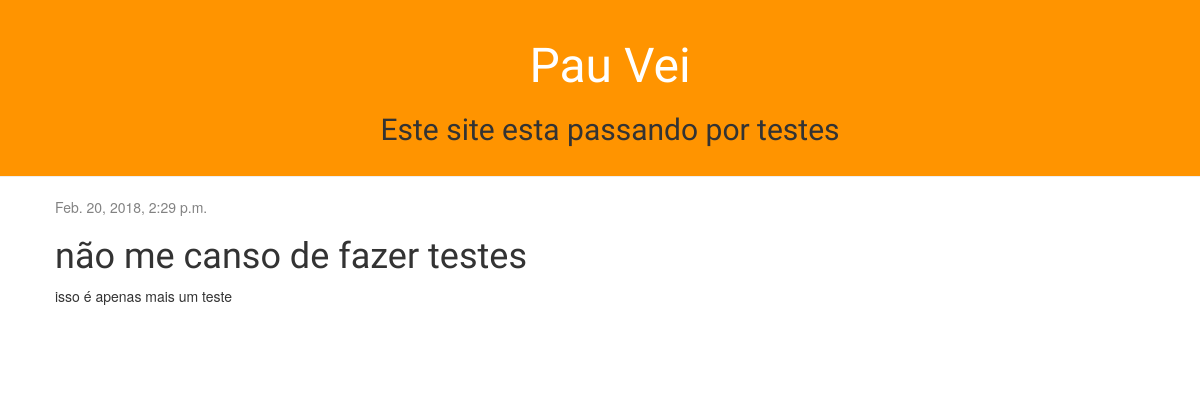
The page /post/6/ on the database as committed earlier.
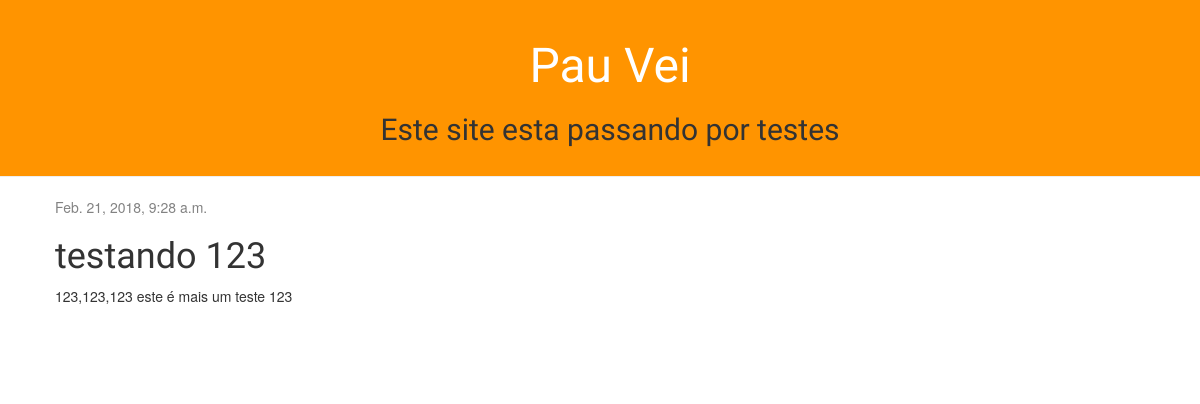
The same page on the database as committed later.
### blog/models.py (models this page shows, shortened)
class Post(models.Model):
	author = models.ForeignKey('auth.User')
	title = models.CharField(max_length=200)
	text = models.TextField()
	created_date = models.DateTimeField(default=timezone.now)
	published_date = models.DateTimeField(blank=True, null=True)

### blog/views.py (the view)
# urls.py: url(r'^post/(?P<pk>[0-9]+)/$', views.post_detail, name='post_detail'),
def post_detail(request, pk):
	post = get_object_or_404(Post, pk=pk)
	return render(request, 'blog/post_detail.html', {'post': post})

### blog/templates/blog/post_detail.html (shortened to what this page needs)
{% extends 'blog/base.html' %}
{% block content %}
    <div class="post">
        {% if post.published_date %}
            <div class="date">
                {{ post.published_date }}
            </div>
        {% endif %}
        <h1>{{ post.title }}</h1>
        <p>{{ post.text|linebreaksbr }}</p>
    </div>
{% endblock %}

### blog/templates/blog/base.html (shortened to what this page needs)
{% load staticfiles %}
<html>
	<head>
		<link rel="stylesheet" href="//maxcdn.bootstrapcdn.com/bootstrap/3.2.0/css/bootstrap.min.css">
		<link rel="stylesheet" href="//maxcdn.bootstrapcdn.com/bootstrap/3.2.0/css/bootstrap-theme.min.css">
		<link rel="stylesheet" href="{% static 'css/blog.css' %}">
	</head>
	<body>
		<div class="page-header">
			<h1 style="text-align: Center"><a href="{% url 'post_list' %}">Pau Vei</a></h1>
			<h2 style="text-align: Center">Este site esta passando por testes</h2>
		</div>
		<div class="content container">
			<div class="row">
				<div class="col-md-8">
					{% block content %}
					{% endblock %}
				</div>
			</div>
		</div>
	</body>
</html>

### blog/static/css/blog.css (style rules this page uses)
.page-header { background-color: #ff9400; margin-top: 0; padding: 20px 20px 20px 40px; }
.page-header h1, .page-header h1 a, .page-header h1 a:visited, .page-header h1 a:active { color: #ffffff; font-size: 36pt; text-decoration: none; }
.content { margin-left: 40px; text-align: justify; }
h1, h2, h3, h4 { font-family: 'Lobster', cursive; }
.date { color: #828282; }
.post { margin-bottom: 70px; }

Rows that differ between the two databases and show on the page:
changed Post: published_date "Feb. 20, 2018, 2:29 p.m." → "Feb. 21, 2018, 9:28 a.m."; title "não me canso de fazer testes" → "testando 123"; text "isso é apenas mais um teste" → "123,123,123 este é mais um teste 123"
